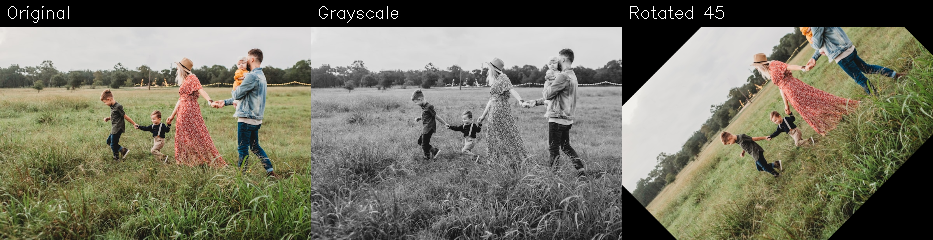
#> input picture 교재/images/01_transform.png, 933 x 240 px, given in place of the camera
$ python 02_hsv_masking.py
#> lines starting #> are read from the running program, lines starting #| are printed output that depends on the picture; after the words box and inside, x2 and y2 are one past the last pixel; in counts of white or black regions, pixels touching at a corner belong together
"""HSV 색공간과 색상 마스킹 (1일차)

웹캠 영상에서 특정 색(기본: 파랑)만 추출해 보여줍니다.
빙고 게임(03번 실습)의 핵심 원리인 inRange + bitwise_and 를 먼저 체험합니다.

실행:
    cd 02_opencv_basics
    uv run 02_hsv_masking.py

조작:
    1~5 : 추출할 색 바꾸기 (빨강/노랑/초록/파랑/보라)
    ESC  : 종료

학습 포인트:
    - BGR → HSV 변환이 색 검출에 유리한 이유
    - cv2.inRange 로 색 범위 마스크 생성
    - cv2.bitwise_and 로 마스크 영역만 남기기
"""

import cv2
import numpy as np

# (이름, [하한, 상한] 리스트) — 빨강은 H가 양 끝으로 나뉘어 범위가 2개
COLOR_RANGES = {
    "1 Red":    [((0, 80, 80), (10, 255, 255)), ((170, 80, 80), (180, 255, 255))],
    "2 Yellow": [((20, 80, 80), (35, 255, 255))],
    "3 Green":  [((40, 80, 80), (85, 255, 255))],
    "4 Blue":   [((95, 80, 80), (130, 255, 255))],
    "5 Purple": [((130, 60, 60), (160, 255, 255))],
}
KEYS = list(COLOR_RANGES.keys())


def build_mask(hsv, ranges):
    mask = np.zeros(hsv.shape[:2], dtype=np.uint8)
    for low, high in ranges:
        mask |= cv2.inRange(hsv, np.array(low), np.array(high))
    return mask


def main():
    cap = cv2.VideoCapture(0)
    if not cap.isOpened():
        print("[오류] 카메라를 열 수 없습니다. 01_env_check.py 로 연결을 확인하세요.")
        return

    selected = "4 Blue"
    print("1~5 키로 색 변경, ESC 종료")

    while True:
        ret, frame = cap.read()
#> frame is the input picture: shape (240, 933, 3); mean B, G, R 99.4, 115.2, 116.7
        if not ret:
            break
        frame = cv2.flip(frame, 1)  # 거울 모드
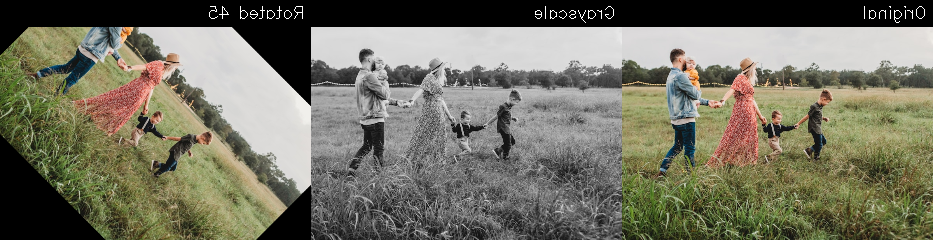
#> frame: shape (240, 933, 3); mean B, G, R 99.4, 115.2, 116.7

        hsv = cv2.cvtColor(frame, cv2.COLOR_BGR2HSV)
#> hsv: shape (240, 933, 3); mean H, S, V 18.7, 41.8, 118.8
        mask = build_mask(hsv, COLOR_RANGES[selected])
#> the loop in build_mask, `for low, high in ranges:` made 1 pass
#> pass 1, in build_mask, `mask |= cv2.inRange(hsv, np.array(low), np.array(high))`:
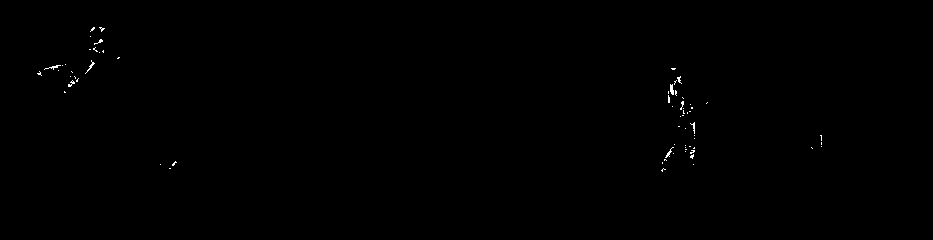
#> mask: shape (240, 933); 0.19% white in thin lines or dots, all inside (x1, y1, x2, y2) = (37, 27, 822, 172)
        result = cv2.bitwise_and(frame, frame, mask=mask)

        cv2.putText(result, f"Color: {selected}", (10, 30),
                    cv2.FONT_HERSHEY_SIMPLEX, 0.8, (255, 255, 255), 2)
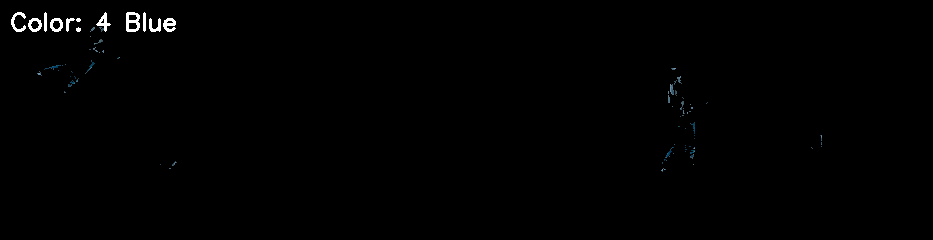
#> result: shape (240, 933, 3); mean B, G, R 1.4, 1.3, 1.3
        cv2.imshow("Original", frame)
        cv2.imshow("Masked", result)

        key = cv2.waitKey(1) & 0xFF
#> (key Esc is pressed here)
        if key == 27:  # ESC
            break
        if ord("1") <= key <= ord("5"):
            selected = KEYS[key - ord("1")]

    cap.release()
    cv2.destroyAllWindows()


if __name__ == "__main__":
    main()
